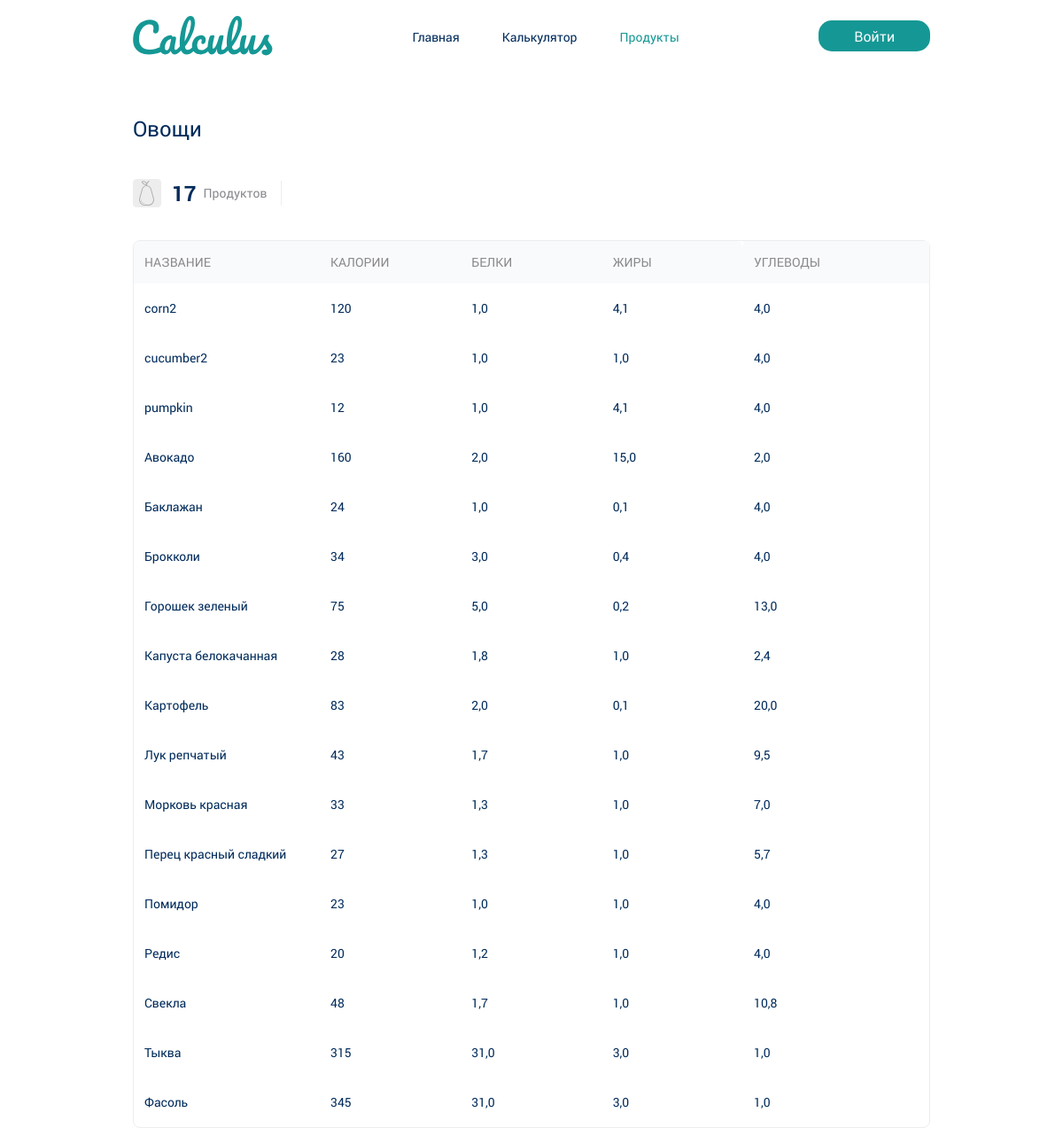
Before: /products/ (upper part) with the older database file.
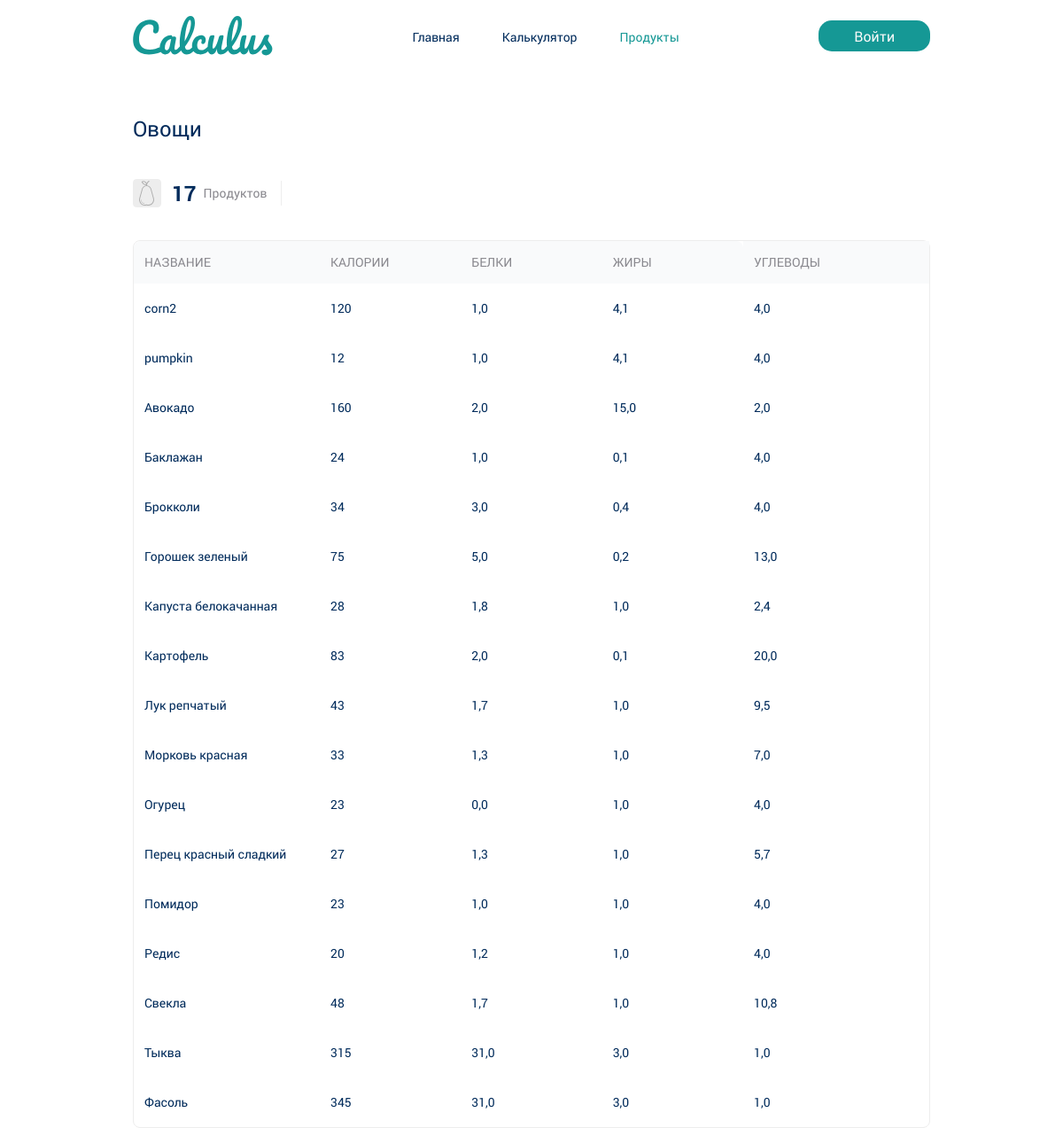
After: the same page with the newer database file.
### main/models.py (models this page shows, shortened)
class Vegetable(models.Model):
    name = models.CharField(max_length=200, verbose_name='Название')
    calories = models.IntegerField(verbose_name='Калории')
    proteins = models.FloatField(verbose_name='Белки')
    fats = models.FloatField(verbose_name='Жиры')
    carbohydrates = models.FloatField(verbose_name='Углеводы')
    history = HistoricalRecords()
    class Meta:
        verbose_name = 'Овощ'
        verbose_name_plural = 'Овощи'
        ordering = ['name']

### main/views.py (the view)
# urls.py: path('products/', products, name='products'),
def products(request):
    vegetables = Vegetable.objects.all()
    fruits = Fruit.objects.all()
    grains = Grain.objects.all()
    meat = Meat.objects.all()
    context = get_context_data(title="Продукты", active_url='products', products=[
        {'title': 'Овощи', 'list': vegetables},
        {'title': 'Фрукты', 'list': fruits},
        {'title': 'Крупы', 'list': grains},
        {'title': 'Мясо', 'list': meat},
    ])
    return render(request, 'main/products.html', context)

### main/utils.py (called while the page is built)
def get_context_data(**kwargs):
    context = kwargs
    context['menu'] = menu
    return context

### main/templates/main/products.html
{% extends 'main/base.html' %}
{% load static %}
{% block content %}
<main>
    {% for product in products %}
        <section class="products">
            <div class='container'>
                <div class="products__title">{{ product.title }}</div>
                <div class="products__amount">
                    <div class="products__amount-img"><img src="{% static 'main/img/fruit.svg' %}" alt=""></div>
                    <div class="products__amount-num">{{ product.list.count }}</div>
                    <div class="products__amount-name">Продуктов</div>
                </div>
                <table class="products__table">
                    <thead class="products__table-head">
                        <tr class="products__table-row">
                            <th class="products__table-header">Название</th>
                            <th class="products__table-header">Калории</th>
                            <th class="products__table-header">Белки</th>
                            <th class="products__table-header">Жиры</th>
                            <th class="products__table-header">Углеводы</th>
                        </tr>
                    </thead>
                    <tbody class="products__table-body">
                        {% for item in product.list %}
                            <tr class="products__table-row">
                                <td class="products__table-cell">{{ item.name }}</td>
                                <td class="products__table-cell">{{ item.calories }}</td>
                                <td class="products__table-cell">{{ item.proteins }}</td>
                                <td class="products__table-cell">{{ item.fats }}</td>
                                <td class="products__table-cell">{{ item.carbohydrates }}</td>
                            </tr>
                        {% endfor %}
                    </tbody>
                </table>
            </div>
        </section>
    {% endfor %}
</main>
{% endblock %}

Changed rows visible on the page:
changed Vegetable: name "cucumber2" → "Огурец"; proteins "1,0" → "0,0"; moves down the list
